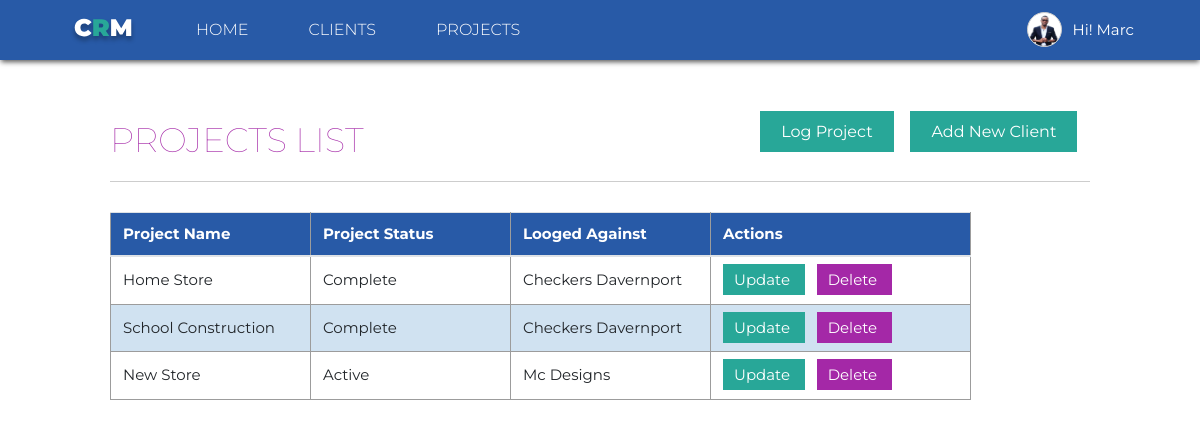
Before: /logged-projects/ (signed in) with the older database file.
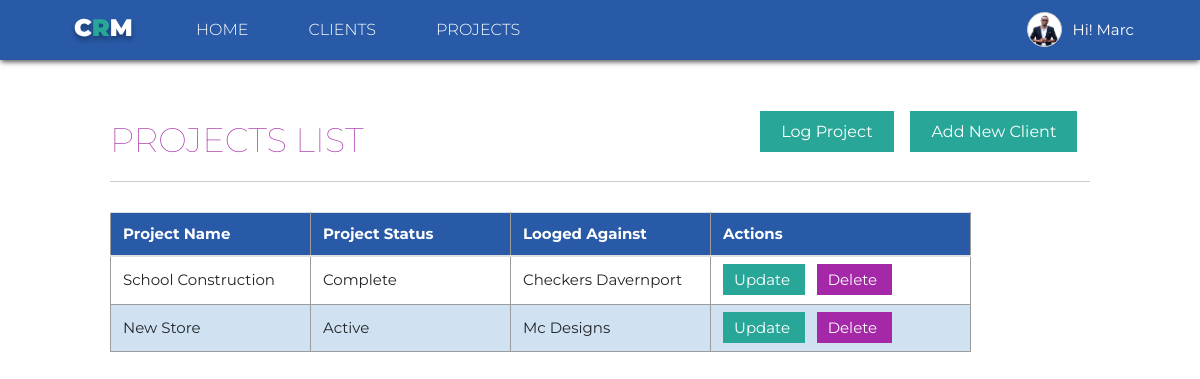
After: the same page with the newer database file.
### our_clients/models.py (models this page shows, shortened)
class Projects(models.Model):
    PEOJECT_STATUS_CHOICE = (
        ('', 'Select Status'),
        ('Active', 'Active'),
        ('Inactive', 'Inactive'),
        ('Complete', 'Complete'),
    )
    project_name = models.CharField(max_length=255)
    project_status = models.CharField(
        max_length=100, choices=PEOJECT_STATUS_CHOICE)
    client_name = models.ForeignKey(Clients, on_delete=models.CASCADE)

class Clients(models.Model):
    client_name = models.CharField(max_length=100)
    contact_person = models.CharField(max_length=100)
    contact_number = models.CharField(max_length=100,)
    date_posted = models.DateTimeField(default=timezone.now)
    def __str__(self):
        return self.client_name

### our_clients/views.py (the view)
# urls.py: path('logged-projects/', views.GetLoggedProjects, name="projects-list"),
@login_required
def GetLoggedProjects(request):
    context = {
        "Projects": Projects.objects.all().order_by('client_name')
    }
    return render(request, 'our_clients/projects_list.html', context)

### our_clients/templates/our_clients/projects_list.html
{% extends 'our_clients/base.html' %}
{% block content %}
<div class="client-list-container" style="width:980px;">
    <div class="table-header-section">
        <h1 class="clients-list-header">Projects List</h1>
        <div class="adding_new_container">
            <a href="{% url 'log-project' %}" class="adding_new_a">Log Project</a> &nbsp;&nbsp;
            <a href="{% url 'new-client' %}" class="adding_new_a">Add New Client</a> &nbsp;&nbsp;
        </div>
    </div>
    <table id="clientsTable" class="table table-responsive">
        <thead>
            <th>Project Name</th>
            <th>Project Status</th>
            <th>Looged Against</th>
            <th class="action_td" style="width: 240px !important;">Actions</th>
        </thead>
        {% for project in Projects %}
        <tr class="client-tr">
            <td>{{ project.project_name|title }}</td>
            <td>{{ project.project_status }}</td>
            <td>{{ project.client_name|title }}</td>
            <td class="action_td">
                <a class="action-btn updated_btn" href="{% url 'project-update' project.pk %}"> Update </a> &nbsp;&nbsp;
                <a class="action-btn delete_btn" href="{% url 'project-delete' project.pk %}"> Delete </a> &nbsp;&nbsp;
            </td>
        </tr>
        {% endfor %}
    </table>
</div>
{% endblock content %}

Changed rows visible on the page:
removed Projects: project_name "Home Store", project_status "Complete", client_name "Checkers Davernport"
